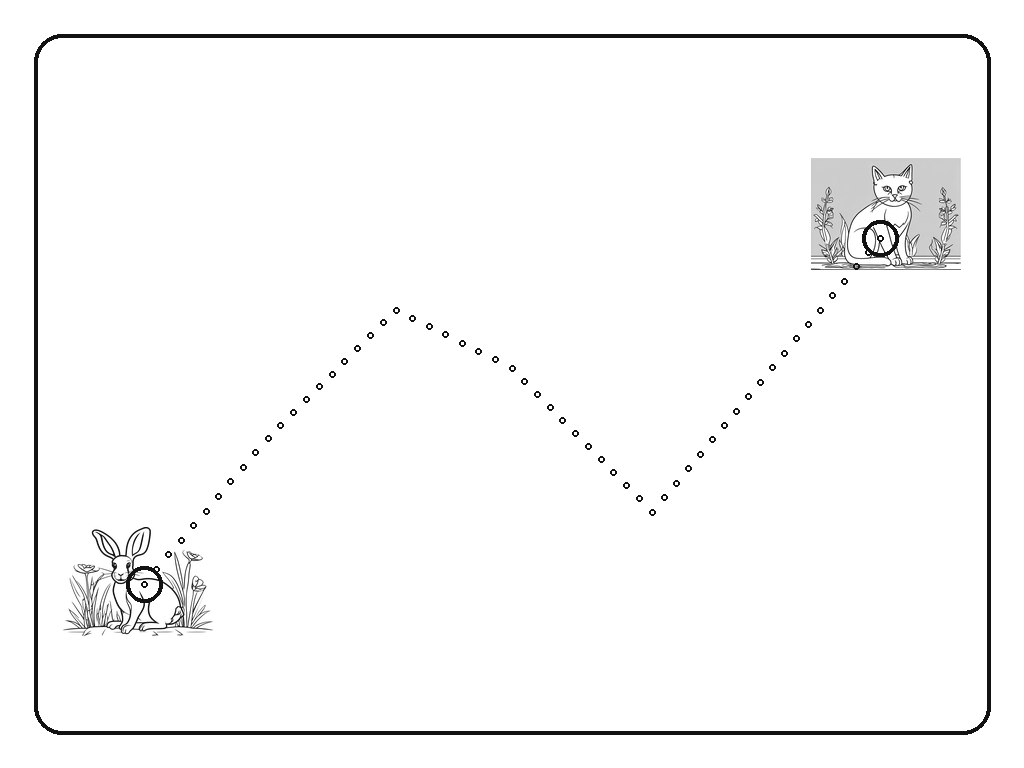
#> input picture assets/img/playroom/animal-tracing/01.png, 1024 x 768 px
$ python convert_to_lineart.py ../assets/img/playroom/animal-tracing/01.png out.png
#> lines starting #> are read from the running program, lines starting #| are printed output that depends on the picture; after the words box and inside, x2 and y2 are one past the last pixel; in counts of white or black regions, pixels touching at a corner belong together
from PIL import Image, ImageOps
import sys
src = sys.argv[1]
out = sys.argv[2]
img = Image.open(src).convert('L')
img = ImageOps.autocontrast(img)
# keep light line detail while removing most color residue
img = img.point(lambda p: 255 if p > 188 else 0)
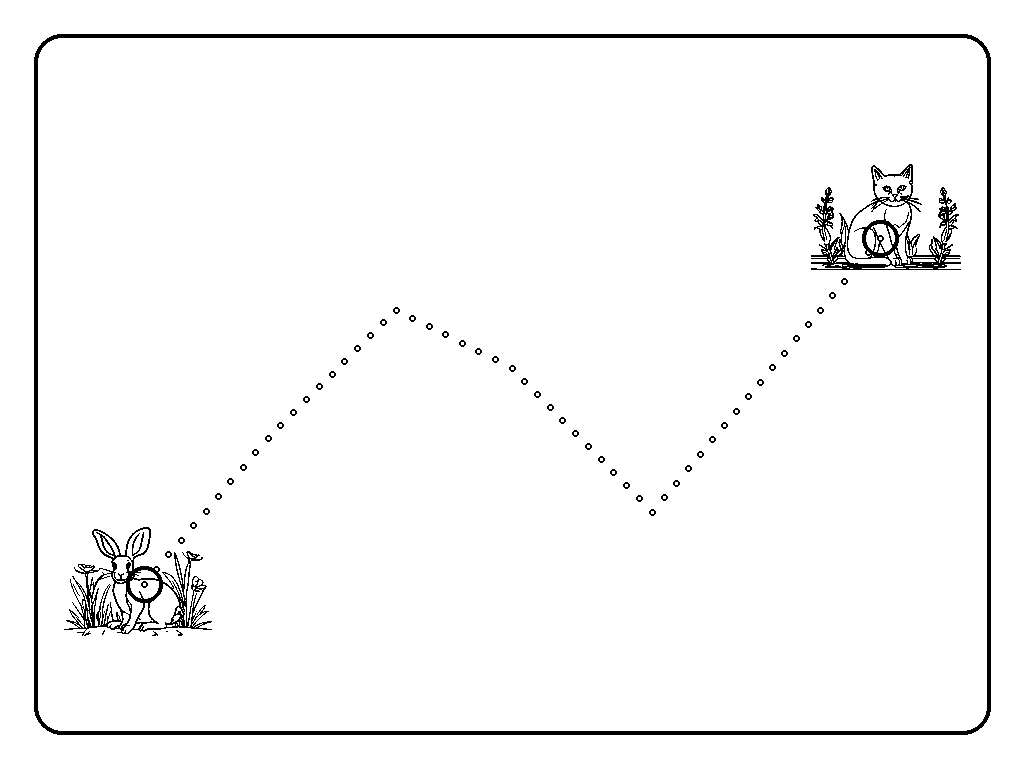
#> img: PIL image 1024x768 L; 97.1% white; 63 black regions (6 under 20 px), largest, box (x1, y1, x2, y2) and area: (34, 34, 991, 735) 13020, (811, 164, 961, 270) 4244, (64, 527, 212, 636) 3819
img = img.convert('RGB')
img.save(out)
print(out)

$ run again, on assets/img/playroom/animal-tracing/09.png
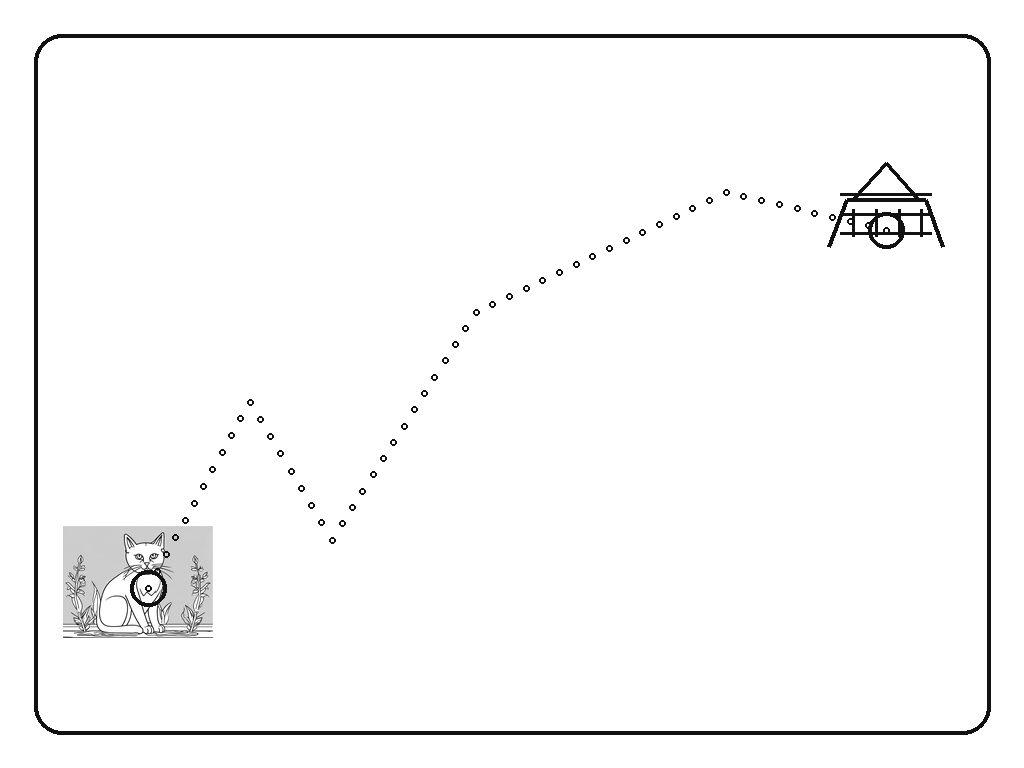
#> input picture assets/img/playroom/animal-tracing/09.png, 1024 x 768 px
#> `img = img.point(lambda p: 255 if p > 188 else 0)`:
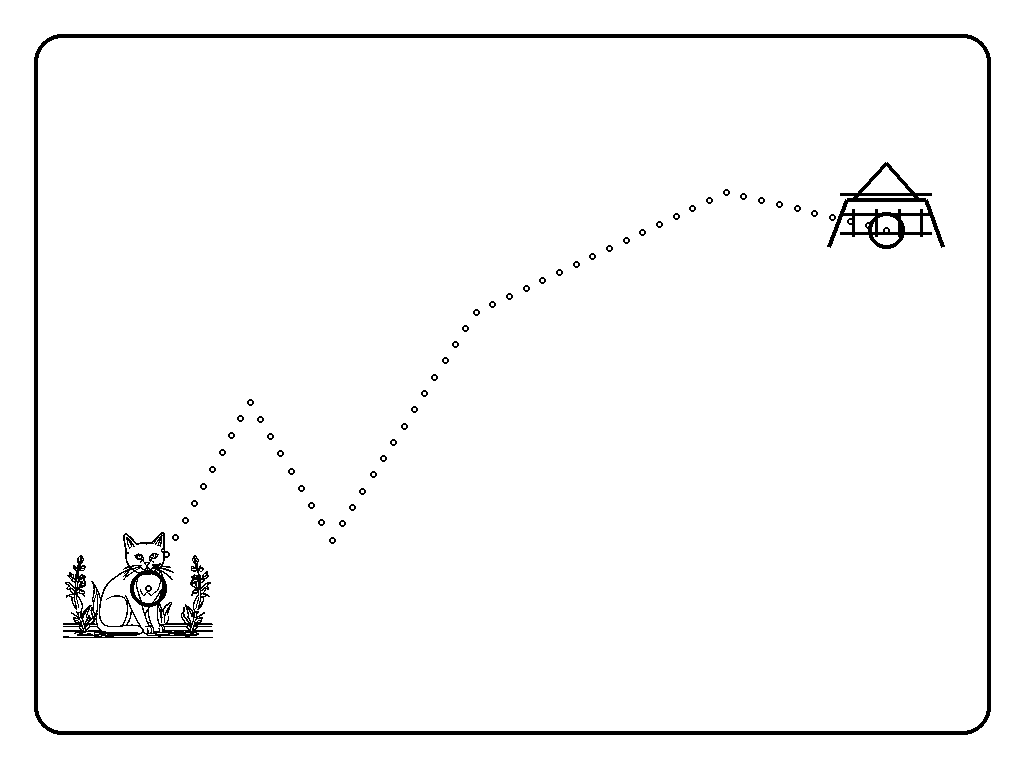
#> img: PIL image 1024x768 L; 97.3% white; 55 black regions, largest, box (x1, y1, x2, y2) and area: (34, 34, 991, 735) 13020, (63, 532, 213, 638) 4267, (827, 162, 945, 249) 2444
